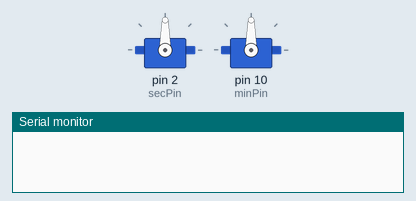
The sketch below on a simulated Arduino Uno, built with avr-gcc and run on an emulated ATmega328P. Shown: 2 × servo, the last lines printed to the serial monitor.

Above: at 0.1 s.
At 9.1 s:
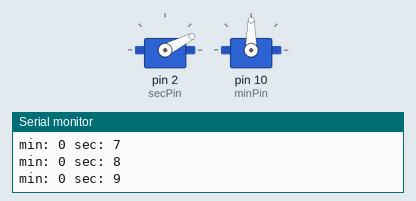
At 19.1 s:
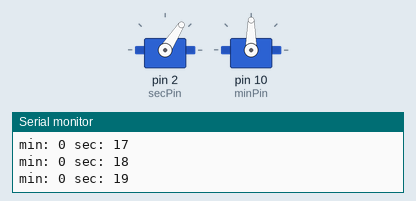
At 39.1 s:
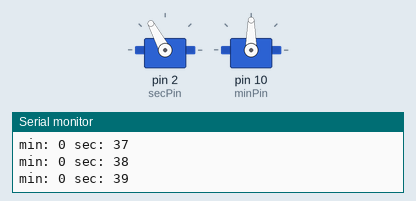
Timing chart, 0 to 40.0 s (numbered marks = the images above):
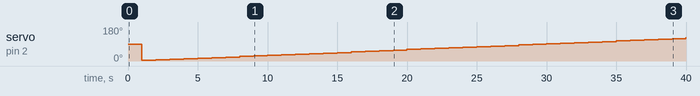

Measured:
- by itself, servo on pin 2 (secPin): 90° → 3° at 1.0 s, → 6° 1.0 s later, → 9° 1.0 s later, → 12° 1.0 s later, … (40 changes in this stretch)

The sketch:

ex2.ino
```cpp
// (C) __Mariia Zabolotnia, Joel Celén, Ionel Pop, group: 8__ (2024)
// Work package 4
// Exercise 2
// Submission code:  (provided by your TA-s)

// AVR Timer CTC Interrupts Calculator
// v. 8
// http://www.arduinoslovakia.eu/application/timer-calculator
// Microcontroller: ATmega328P
// Created: 2024-02-19T15:42:07.266Z

// include servo library
#include <Servo.h>

// declare variable to hold seconds
const int secPin = 2;  // Pin for the seconds servo
const int minPin = 10; // Pin for the optional minutes servo

Servo secondsServo; // Servo entity for seconds
Servo minutesServo; // Servo entity for minutes

volatile int seconds = 0; // initialize seconds counter
volatile int minutes = 0; // initialize minutes counter
volatile int tics = 0;    // initialize tics counter

// function to move seconds servo by the num in the counter
void moveServoSec(int num)
{
    // mapping function translates the range of seconds that can be 0-59
    // to the range of servi that is 0 to 180
    int mappedAngle = map(num, 0, 59, 0, 180);
    // rotate servo by the given value
    secondsServo.write(mappedAngle);
    // wait for 15ms
    delay(15);
}

// function to move minutes servo by the num in the counter
void moveServoMin(int num)
{
    // mapping function translates the range of seconds that can be 0-59
    // to the range of servi that is 0 to 180
    int mappedAngle = map(num, 0, 59, 0, 180);
    // rotate servo by the given value
    minutesServo.write(mappedAngle);
    // wait for 15ms
    delay(15);
}

// set up function is executed when starting the program
void setup()
{
    // initialize the serial monitor
    Serial.begin(9600);
    // function to set up the timer2.
    // we need to use timer 2 so that is doesn't intersect with servo tasks
    setupTimer2();
    // initialize seconds servo with the pin values
    secondsServo.attach(secPin);
    // initialize minutes servo with the pin values
    minutesServo.attach(minPin);
}

// empty loop body, since we execute everything in interrupts on timer function
void loop()
{
}

// setupTimer2 function, source code from:
// http://www.arduinoslovakia.eu/application/timer-calculator
// code defined in the function scope is our original work
ISR(TIMER2_COMPA_vect)
{
    // increment tics since the function is triggered every millisecond
    tics++;
    // if we reached 1 second counter
    if (tics == 1000)
    {
        // increment seconds
        seconds++;
        // set tics back to 0
        tics = 0;
        // move servo that is responsible for seconds timer by one second
        moveServoSec(seconds);
        // if seconds reached 1 min
        if (seconds == 60)
        {
            // set seconds back from start
            seconds = 0;
            // increment minutes counter
            minutes++;
            // if minutes reached 60
            if (minutes == 60)
            {
                // set minutes back to start
                minutes = 0;
            }
            // move servo responsible for minutes when the counter is incremented
            moveServoMin(minutes);
        }
        // print the values of min and sec to the serial monitor
        Serial.print("min: ");   // print user message
        Serial.print(minutes);   // print minutes value
        Serial.print(" sec: ");  // print user message
        Serial.println(seconds); // print seconds value
    }
}

// setupTimer2 function, source code from:
// http://www.arduinoslovakia.eu/application/timer-calculator
void setupTimer2()
{
    // start the function body
    noInterrupts();
    // Clear registers
    TCCR2A = 0; // Clear register
    TCCR2B = 0; // Clear register
    TCNT2 = 0;  // Clear register

    // 1000 Hz (16000000/((124+1)*128))
    OCR2A = 124;
    // CTC
    TCCR2A |= (1 << WGM21);
    // Prescaler 128
    TCCR2B |= (1 << CS22) | (1 << CS20);
    // Output Compare Match A Interrupt Enable
    TIMSK2 |= (1 << OCIE2A);
    // call the main function interrupts
    interrupts();
}
```

practice.c
```cpp
// Include section
#include <stdio.h>
#include <stdlib.h>
#include <string.h>
#include <ctype.h>

// practice pointers to understand them better

double getAverage(int *arr, int size);
void modifyValue(int *ptr);

int main(void)
{
    int arr[] = {2, 3, 4, 9};
    double result = getAverage(arr, 4);
    printf("Result is: %f\n", result);

    int a = 5;
    printf("A is %d\n", a);
    modifyValue(&a);
    printf("A is incremented! %d\n", a);

    int test[5] = {1, 2, 3, 4, 5};
    int *ptrArr = test; // Array name gives the base address

    int element = *(ptrArr + 2); // Access the third element (index 2)
    printf("element: %i\n", *ptrArr);
    return 0;
}

// passing pointers to function
double getAverage(int *arr, int size)
{
    // printf("arr: %d", arr);
    int sum = 0;
    for (int i = 0; i < size; i++)
    {
        sum = sum + arr[i];
    }
    return sum / size;
}

// passing pointer to function
void modifyValue(int *ptr)
{
    (*ptr)++;
}
```
